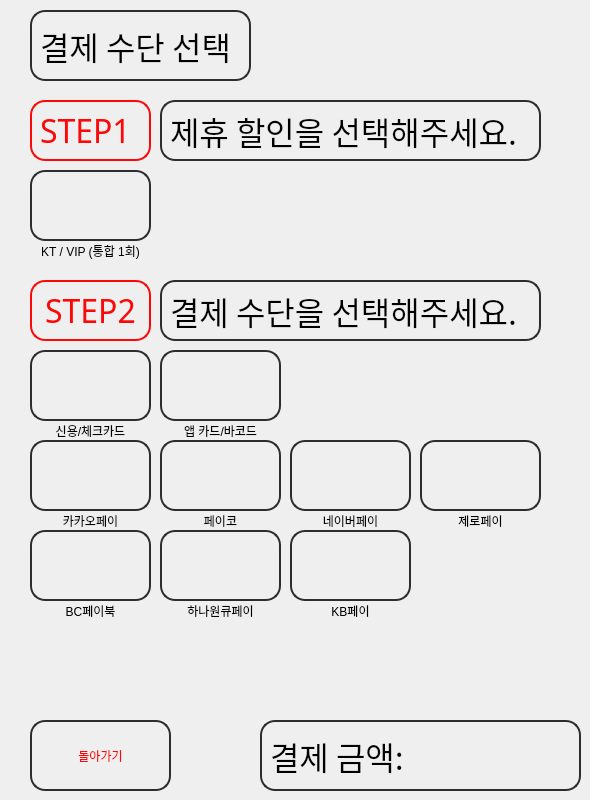
   <widget class="QWidget" name="page_6">
    <widget class="QLabel" name="label_calchoice">
     <property name="geometry">
      <rect>
       <x>30</x>
       <y>10</y>
       <width>221</width>
       <height>71</height>
      </rect>
     </property>
     <property name="font">
      <font>
       <family>Nanum Gothic</family>
       <pointsize>24</pointsize>
      </font>
     </property>
     <property name="styleSheet">
      <string notr="true">border-radius:15px;
border: 2px solid rgb(45, 45, 45);
</string>
     </property>
     <property name="text">
      <string>결제 수단 선택 </string>
     </property>
    </widget>
    <widget class="QLabel" name="label_step">
     <property name="geometry">
      <rect>
       <x>30</x>
       <y>100</y>
       <width>121</width>
       <height>61</height>
      </rect>
     </property>
     <property name="font">
      <font>
       <family>Nanum Gothic</family>
       <pointsize>24</pointsize>
      </font>
     </property>
     <property name="styleSheet">
      <string notr="true">border-radius:15px;
border: 2px solid rgb(252, 8, 8);

color: rgb(252, 8, 8);</string>
     </property>
     <property name="text">
      <string>STEP1</string>
     </property>
     <property name="alignment">
      <set>Qt::AlignLeading|Qt::AlignLeft|Qt::AlignVCenter</set>
     </property>
    </widget>
    <widget class="QLabel" name="label_sale">
     <property name="geometry">
      <rect>
       <x>160</x>
       <y>100</y>
       <width>381</width>
       <height>61</height>
      </rect>
     </property>
     <property name="font">
      <font>
       <family>Nanum Gothic</family>
       <pointsize>24</pointsize>
      </font>
     </property>
     <property name="styleSheet">
      <string notr="true">background-color: rgba(252, 8, 8, 0);
border-radius:15px;
border: 2px solid rgb(45, 45, 45);

</string>
     </property>
     <property name="text">
      <string>제휴 할인을 선택해주세요.</string>
     </property>
    </widget>
    <widget class="QPushButton" name="btn_kt">
     <property name="geometry">
      <rect>
       <x>30</x>
       <y>170</y>
       <width>121</width>
       <height>71</height>
      </rect>
     </property>
     <property name="styleSheet">
      <string notr="true">border-radius:15px;
border: 2px solid rgb(45, 45, 45);
</string>
     </property>
     <property name="text">
      <string/>
     </property>
     <property name="icon">
      <iconset>
       <normaloff>../../다운로드/kt_logo.png</normaloff>../../다운로드/kt_logo.png</iconset>
     </property>
     <property name="iconSize">
      <size>
       <width>121</width>
       <height>61</height>
      </size>
     </property>
    </widget>
    <widget class="QLabel" name="label_step2">
     <property name="geometry">
      <rect>
       <x>30</x>
       <y>280</y>
       <width>121</width>
       <height>61</height>
      </rect>
     </property>
     <property name="font">
      <font>
       <family>Nanum Gothic</family>
       <pointsize>24</pointsize>
      </font>
     </property>
     <property name="styleSheet">
      <string notr="true">border-radius:15px;
border: 2px solid rgb(252, 8, 8);

color: rgb(252, 8, 8);</string>
     </property>
     <property name="text">
      <string>STEP2</string>
     </property>
     <property name="alignment">
      <set>Qt::AlignCenter</set>
     </property>
    </widget>
    <widget class="QLabel" name="label_calchoice2">
     <property name="geometry">
      <rect>
       <x>160</x>
       <y>280</y>
       <width>381</width>
       <height>61</height>
      </rect>
     </property>
     <property name="font">
      <font>
       <family>Nanum Gothic</family>
       <pointsize>24</pointsize>
      </font>
     </property>
     <property name="styleSheet">
      <string notr="true">border-radius:15px;
border: 2px solid rgb(45, 45, 45);
</string>
     </property>
     <property name="text">
      <string>결제 수단을 선택해주세요.</string>
     </property>
    </widget>
    <widget class="QPushButton" name="btn_check">
     <property name="geometry">
      <rect>
       <x>30</x>
       <y>350</y>
       <width>121</width>
       <height>71</height>
      </rect>
     </property>
     <property name="styleSheet">
      <string notr="true">border-radius:15px;
border: 2px solid rgb(45, 45, 45);
</string>
     </property>
     <property name="text">
      <string/>
     </property>
     <property name="icon">
      <iconset>
       <normaloff>../../다운로드/visacard.png</normaloff>../../다운로드/visacard.png</iconset>
     </property>
     <property name="iconSize">
      <size>
       <width>131</width>
       <height>91</height>
      </size>
     </property>
    </widget>
    <widget class="QPushButton" name="btn_app">
     <property name="geometry">
      <rect>
       <x>160</x>
       <y>350</y>
       <width>121</width>
       <height>71</height>
      </rect>
     </property>
     <property name="styleSheet">
      <string notr="true">border-radius:15px;
border: 2px solid rgb(45, 45, 45);
</string>
     </property>
     <property name="text">
      <string/>
     </property>
     <property name="icon">
      <iconset>
       <normaloff>../../다운로드/payment_phone.png</normaloff>../../다운로드/payment_phone.png</iconset>
     </property>
     <property name="iconSize">
      <size>
       <width>100</width>
       <height>61</height>
      </size>
     </property>
    </widget>
    <widget class="QPushButton" name="btn_kakao">
     <property name="geometry">
      <rect>
       <x>30</x>
       <y>440</y>
       <width>121</width>
       <height>71</height>
      </rect>
     </property>
     <property name="styleSheet">
      <string notr="true">border-radius:15px;
border: 2px solid rgb(45, 45, 45);
</string>
     </property>
     <property name="text">
      <string/>
     </property>
     <property name="icon">
      <iconset>
       <normaloff>../../바탕화면/MEGA/zz.png</normaloff>../../바탕화면/MEGA/zz.png</iconset>
     </property>
     <property name="iconSize">
      <size>
       <width>100</width>
       <height>71</height>
      </size>
     </property>
    </widget>
    <widget class="QPushButton" name="btn_naver">
     <property name="geometry">
      <rect>
       <x>290</x>
       <y>440</y>
       <width>121</width>
       <height>71</height>
      </rect>
     </property>
     <property name="styleSheet">
      <string notr="true">border-radius:15px;
border: 2px solid rgb(45, 45, 45);
</string>
     </property>
     <property name="text">
      <string/>
     </property>
     <property name="icon">
      <iconset>
       <normaloff>../../바탕화면/MEGA/네이버페이.png</normaloff>../../바탕화면/MEGA/네이버페이.png</iconset>
     </property>
     <property name="iconSize">
      <size>
       <width>141</width>
       <height>91</height>
      </size>
     </property>
    </widget>
    <widget class="QPushButton" name="btn_zero">
     <property name="geometry">
      <rect>
       <x>420</x>
       <y>440</y>
       <width>121</width>
       <height>71</height>
      </rect>
     </property>
     <property name="styleSheet">
      <string notr="true">border-radius:15px;
border: 2px solid rgb(45, 45, 45);
</string>
     </property>
     <property name="text">
      <string/>
     </property>
     <property name="icon">
      <iconset>
       <normaloff>../../바탕화면/MEGA/제로페이.png</normaloff>../../바탕화면/MEGA/제로페이.png</iconset>
     </property>
     <property name="iconSize">
      <size>
       <width>111</width>
       <height>71</height>
      </size>
     </property>
    </widget>
    <widget class="QPushButton" name="btn_payco">
     <property name="geometry">
      <rect>
       <x>160</x>
       <y>440</y>
       <width>121</width>
       <height>71</height>
      </rect>
     </property>
     <property name="styleSheet">
      <string notr="true">border-radius:15px;
border: 2px solid rgb(45, 45, 45);
</string>
     </property>
     <property name="text">
      <string/>
     </property>
     <property name="icon">
      <iconset>
       <normaloff>../../바탕화면/MEGA/payco.png</normaloff>../../바탕화면/MEGA/payco.png</iconset>
     </property>
     <property name="iconSize">
      <size>
       <width>131</width>
       <height>81</height>
      </size>
     </property>
    </widget>
    <widget class="QPushButton" name="btn_bc">
     <property name="geometry">
      <rect>
       <x>30</x>
       <y>530</y>
       <width>121</width>
       <height>71</height>
      </rect>
     </property>
     <property name="styleSheet">
      <string notr="true">border-radius:15px;
border: 2px solid rgb(45, 45, 45);
</string>
     </property>
     <property name="text">
      <string/>
     </property>
     <property name="icon">
      <iconset>
       <normaloff>../../바탕화면/MEGA/bc페이북_2 (1).png</normaloff>../../바탕화면/MEGA/bc페이북_2 (1).png</iconset>
     </property>
     <property name="iconSize">
      <size>
       <width>100</width>
       <height>71</height>
      </size>
     </property>
    </widget>
    <widget class="QPushButton" name="btn_oneq">
     <property name="geometry">
      <rect>
       <x>160</x>
       <y>530</y>
       <width>121</width>
       <height>71</height>
      </rect>
     </property>
     <property name="styleSheet">
      <string notr="true">border-radius:15px;
border: 2px solid rgb(45, 45, 45);
</string>
     </property>
     <property name="text">
      <string/>
     </property>
     <property name="icon">
      <iconset>
       <normaloff>../../바탕화면/MEGA/원큐페이.png</normaloff>../../바탕화면/MEGA/원큐페이.png</iconset>
     </property>
     <property name="iconSize">
      <size>
       <width>121</width>
       <height>71</height>
      </size>
     </property>
    </widget>
    <widget class="QPushButton" name="btn_kb">
     <property name="geometry">
      <rect>
       <x>290</x>
       <y>530</y>
       <width>121</width>
       <height>71</height>
      </rect>
     </property>
     <property name="styleSheet">
      <string notr="true">border-radius:15px;
border: 2px solid rgb(45, 45, 45);
</string>
     </property>
     <property name="text">
      <string/>
     </property>
     <property name="icon">
      <iconset>
       <normaloff>../../바탕화면/MEGA/kb_pay.png</normaloff>../../바탕화면/MEGA/kb_pay.png</iconset>
     </property>
     <property name="iconSize">
      <size>
       <width>121</width>
       <height>71</height>
      </size>
     </property>
    </widget>
    <widget class="QLabel" name="label_price7">
     <property name="geometry">
      <rect>
       <x>260</x>
       <y>720</y>
       <width>321</width>
       <height>71</height>
      </rect>
     </property>
     <property name="font">
      <font>
       <family>Nanum Gothic</family>
       <pointsize>24</pointsize>
      </font>
     </property>
     <property name="styleSheet">
      <string notr="true">border-radius:15px;
border: 2px solid rgb(45, 45, 45);

</string>
     </property>
     <property name="text">
      <string>결제 금액:</string>
     </property>
     <property name="alignment">
      <set>Qt::AlignLeading|Qt::AlignLeft|Qt::AlignVCenter</set>
     </property>
    </widget>
    <widget class="QLabel" name="label_check">
     <property name="geometry">
      <rect>
       <x>30</x>
       <y>420</y>
       <width>121</width>
       <height>21</height>
      </rect>
     </property>
     <property name="styleSheet">
      <string notr="true">background-color: rgb(252, 8, 8, 0);</string>
     </property>
     <property name="text">
      <string>신용/체크카드</string>
     </property>
     <property name="alignment">
      <set>Qt::AlignCenter</set>
     </property>
    </widget>
    <widget class="QLabel" name="label_app">
     <property name="geometry">
      <rect>
       <x>160</x>
       <y>420</y>
       <width>121</width>
       <height>21</height>
      </rect>
     </property>
     <property name="styleSheet">
      <string notr="true">background-color: rgb(252, 8, 8, 0);</string>
     </property>
     <property name="text">
      <string>앱 카드/바코드</string>
     </property>
     <property name="alignment">
      <set>Qt::AlignCenter</set>
     </property>
    </widget>
    <widget class="QLabel" name="label_paayco">
     <property name="geometry">
      <rect>
       <x>160</x>
       <y>510</y>
       <width>121</width>
       <height>21</height>
      </rect>
     </property>
     <property name="styleSheet">
      <string notr="true">background-color: rgb(252, 8, 8, 0);</string>
     </property>
     <property name="text">
      <string>페이코</string>
     </property>
     <property name="alignment">
      <set>Qt::AlignCenter</set>
     </property>
    </widget>
    <widget class="QLabel" name="label_kakako">
     <property name="geometry">
      <rect>
       <x>30</x>
       <y>510</y>
       <width>121</width>
       <height>21</height>
      </rect>
     </property>
     <property name="styleSheet">
      <string notr="true">background-color: rgb(252, 8, 8, 0);</string>
     </property>
     <property name="text">
      <string>카카오페이</string>
     </property>
     <property name="alignment">
      <set>Qt::AlignCenter</set>
     </property>
    </widget>
    <widget class="QLabel" name="label_zero">
     <property name="geometry">
      <rect>
       <x>420</x>
       <y>510</y>
       <width>121</width>
       <height>21</height>
      </rect>
     </property>
     <property name="styleSheet">
      <string notr="true">background-color: rgb(252, 8, 8, 0);</string>
     </property>
     <property name="text">
      <string>제로페이</string>
     </property>
     <property name="alignment">
      <set>Qt::AlignCenter</set>
     </property>
    </widget>
    <widget class="QLabel" name="label_naver">
     <property name="geometry">
      <rect>
       <x>290</x>
       <y>510</y>
       <width>121</width>
       <height>21</height>
      </rect>
     </property>
     <property name="styleSheet">
      <string notr="true">background-color: rgb(252, 8, 8, 0);</string>
     </property>
     <property name="text">
      <string>네이버페이</string>
     </property>
     <property name="alignment">
      <set>Qt::AlignCenter</set>
     </property>
    </widget>
    <widget class="QLabel" name="label_oneq">
     <property name="geometry">
      <rect>
       <x>160</x>
       <y>600</y>
       <width>121</width>
       <height>21</height>
      </rect>
     </property>
     <property name="styleSheet">
      <string notr="true">background-color: rgb(252, 8, 8, 0);</string>
     </property>
     <property name="text">
      <string>하나원큐페이</string>
     </property>
     <property name="alignment">
      <set>Qt::AlignCenter</set>
     </property>
    </widget>
    <widget class="QLabel" name="label_bc">
     <property name="geometry">
      <rect>
       <x>30</x>
       <y>600</y>
       <width>121</width>
       <height>21</height>
      </rect>
     </property>
     <property name="styleSheet">
      <string notr="true">background-color: rgb(252, 8, 8, 0);</string>
     </property>
     <property name="text">
      <string>BC페이북</string>
     </property>
     <property name="alignment">
      <set>Qt::AlignCenter</set>
     </property>
    </widget>
    <widget class="QLabel" name="label_kb">
     <property name="geometry">
      <rect>
       <x>290</x>
       <y>600</y>
       <width>121</width>
       <height>21</height>
      </rect>
     </property>
     <property name="styleSheet">
      <string notr="true">background-color: rgb(252, 8, 8, 0);</string>
     </property>
     <property name="text">
      <string>KB페이</string>
     </property>
     <property name="alignment">
      <set>Qt::AlignCenter</set>
     </property>
    </widget>
    <widget class="QLabel" name="label_kt">
     <property name="geometry">
      <rect>
       <x>30</x>
       <y>240</y>
       <width>121</width>
       <height>21</height>
      </rect>
     </property>
     <property name="styleSheet">
      <string notr="true">background-color: rgb(252, 8, 8, 0);</string>
     </property>
     <property name="text">
      <string>KT / VIP (통합 1회)</string>
     </property>
     <property name="alignment">
      <set>Qt::AlignCenter</set>
     </property>
    </widget>
    <widget class="QLabel" name="label_ck_fin_2">
     <property name="geometry">
      <rect>
       <x>410</x>
       <y>720</y>
       <width>171</width>
       <height>71</height>
      </rect>
     </property>
     <property name="font">
      <font>
       <family>Nanum Gothic</family>
       <pointsize>24</pointsize>
      </font>
     </property>
     <property name="styleSheet">
      <string notr="true">background-color: rgb(252, 8, 8, 0);
color: rgb(252, 8, 8);</string>
     </property>
     <property name="text">
      <string/>
     </property>
     <property name="alignment">
      <set>Qt::AlignRight|Qt::AlignTrailing|Qt::AlignVCenter</set>
     </property>
    </widget>
    <widget class="QPushButton" name="btn_pre3_3">
     <property name="geometry">
      <rect>
       <x>30</x>
       <y>720</y>
       <width>141</width>
       <height>71</height>
      </rect>
     </property>
     <property name="styleSheet">
      <string notr="true">border-radius:15px;
border: 2px solid rgb(45, 45, 45);
color: rgb(252, 8, 8);</string>
     </property>
     <property name="text">
      <string>돌아가기</string>
     </property>
    </widget>
    <widget class="QLabel" name="label_price_ck_fin_2">
     <property name="geometry">
      <rect>
       <x>410</x>
       <y>730</y>
       <width>131</width>
       <height>51</height>
      </rect>
     </property>
     <property name="font">
      <font>
       <pointsize>15</pointsize>
      </font>
     </property>
     <property name="styleSheet">
      <string notr="true">background-color: rgb(252, 8, 8, 0);</string>
     </property>
     <property name="text">
      <string/>
     </property>
     <property name="alignment">
      <set>Qt::AlignCenter</set>
     </property>
    </widget>
    <zorder>label_price_ck_fin_2</zorder>
    <zorder>btn_app</zorder>
    <zorder>btn_check</zorder>
    <zorder>label_calchoice</zorder>
    <zorder>label_step2</zorder>
    <zorder>label_kt</zorder>
    <zorder>label_calchoice2</zorder>
    <zorder>btn_kb</zorder>
    <zorder>label_price7</zorder>
    <zorder>label_check</zorder>
    <zorder>label_app</zorder>
    <zorder>label_paayco</zorder>
    <zorder>label_kakako</zorder>
    <zorder>label_zero</zorder>
    <zorder>label_naver</zorder>
    <zorder>label_oneq</zorder>
    <zorder>label_bc</zorder>
    <zorder>label_kb</zorder>
    <zorder>btn_kt</zorder>
    <zorder>btn_kakao</zorder>
    <zorder>btn_payco</zorder>
    <zorder>btn_naver</zorder>
    <zorder>btn_zero</zorder>
    <zorder>btn_oneq</zorder>
    <zorder>btn_bc</zorder>
    <zorder>label_step</zorder>
    <zorder>label_sale</zorder>
    <zorder>btn_pre3_3</zorder>
    <zorder>label_ck_fin_2</zorder>
   </widget>
